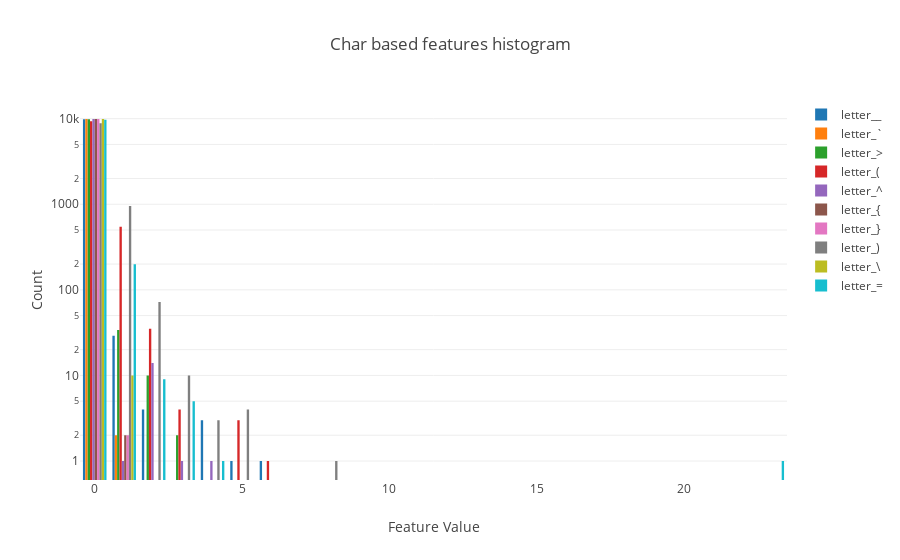

Source (notebook cell):
### Code cell
traces = []
for column in filter(lambda x: x.startswith('letter_'), list(df)):
    trace = Histogram(
        x = df[column],
        name = column
    )
    traces.append(trace)

layout = Layout(
    title = 'Char based features histogram',
    xaxis=dict(
        title='Feature Value',
        type='lin'
    ),
    yaxis=dict(
        title='Count',
        type='log'
    ),
)
fig = dict(data = traces[26:36], layout=layout)
offline.iplot(fig)

### Figure 1 — Plotly figure (JSON) as saved in the notebook; plotly's stock layout.template omitted (floating-point values rounded to 4 significant figures; data arrays with more than 128 entries replaced by an {"elided": "..."} marker saying what was removed)
{"data": [{"name": "letter__", "type": "histogram", "x": {"elided": "9917 int values"}}, {"name": "letter_`", "type": "histogram", "x": {"elided": "9917 int values"}}, {"name": "letter_>", "type": "histogram", "x": {"elided": "9917 int values"}}, {"name": "letter_(", "type": "histogram", "x": {"elided": "9917 int values"}}, {"name": "letter_^", "type": "histogram", "x": {"elided": "9917 int values"}}, {"name": "letter_{", "type": "histogram", "x": {"elided": "9917 int values"}}, {"name": "letter_}", "type": "histogram", "x": {"elided": "9917 int values"}}, {"name": "letter_)", "type": "histogram", "x": {"elided": "9917 int values"}}, {"name": "letter_\\", "type": "histogram", "x": {"elided": "9917 int values"}}, {"name": "letter_=", "type": "histogram", "x": {"elided": "9917 int values"}}], "layout": {"title": "Char based features histogram", "xaxis": {"title": "Feature Value", "type": "lin"}, "yaxis": {"title": "Count", "type": "log"}}}
